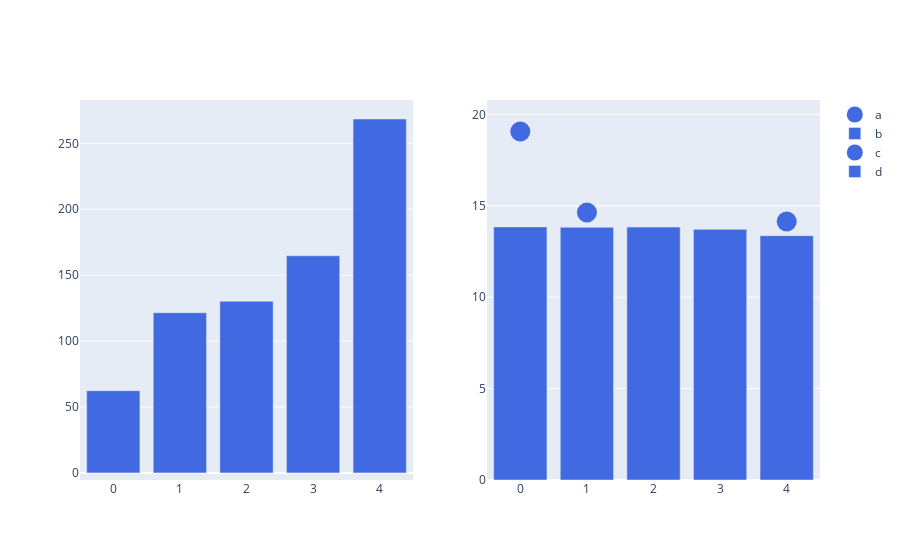

The notebook cell this image was saved under:
### Code cell
from plotly.subplots import make_subplots
fig = make_subplots(rows=1, cols=2)

fig.add_scatter(y=weather["Relative Humidity AVG"].head(), mode="markers",
                marker=dict(size=20, color="LightSeaGreen"),
                name="a", row=1, col=1)

fig.add_bar(y=weather["Wind Direction AVG"].head(),
            marker=dict(color="MediumPurple"),
            name="b", row=1, col=1)

fig.add_scatter(y=weather["Temperature AVG"].head(), mode="markers",
                marker=dict(size=20, color="MediumPurple"),
                name="c", row=1, col=2)

fig.add_bar(y=weather["Battery Voltage AVG"].head(),
            marker=dict(color="LightSeaGreen"),
            name="d", row=1, col=2)

fig.update_traces(marker=dict(color="RoyalBlue"))

fig.show()

### Figure 1 — Plotly figure (JSON) as saved in the notebook; plotly's stock layout.template omitted (floating-point values rounded to 4 significant figures)
{"data": [{"marker": {"color": "RoyalBlue", "size": 20}, "mode": "markers", "name": "a", "type": "scatter", "xaxis": "x", "y": [21.87, 18.49, 34.07, 70.56, 95.75], "yaxis": "y"}, {"marker": {"color": "RoyalBlue"}, "name": "b", "type": "bar", "xaxis": "x", "y": [62.33, 121.5, 130.3, 164.7, 268.5], "yaxis": "y"}, {"marker": {"color": "RoyalBlue", "size": 20}, "mode": "markers", "name": "c", "type": "scatter", "xaxis": "x2", "y": [19.06, 14.63, 6.614, 8.687, 14.14], "yaxis": "y2"}, {"marker": {"color": "RoyalBlue"}, "name": "d", "type": "bar", "xaxis": "x2", "y": [13.85, 13.82, 13.83, 13.71, 13.36], "yaxis": "y2"}], "layout": {"autosize": true, "xaxis": {"anchor": "y", "autorange": true, "domain": [0, 0.45], "range": [-0.5, 4.5]}, "xaxis2": {"anchor": "y2", "autorange": true, "domain": [0.55, 1], "range": [-0.5, 4.5]}, "yaxis": {"anchor": "x", "autorange": true, "domain": [0, 1], "range": [-9.704, 283.1], "type": "linear"}, "yaxis2": {"anchor": "x2", "autorange": true, "domain": [0, 1], "range": [0, 21.09], "type": "linear"}}}
